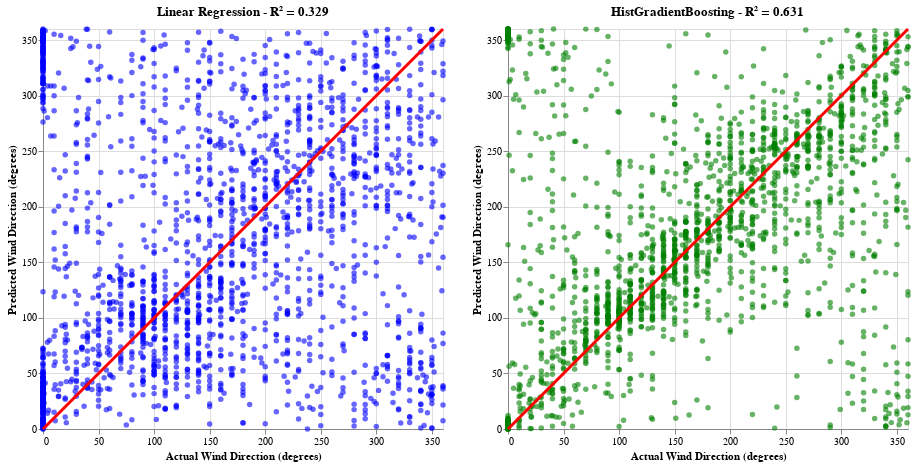

The code cell stored with this chart in its notebook:
### Code cell
# Sample data for visualization (Altair has 5000 row limit)
sample_size = min(2000, len(y_test_degrees))
sample_indices = np.random.choice(len(y_test_degrees), sample_size, replace=False)

diagonal_line = pd.DataFrame({'x': [0, 360], 'y': [0, 360]})

# Linear Regression plot
linear_data = pd.DataFrame({
    'Actual': y_test_degrees.iloc[sample_indices],
    'Predicted': y_pred_linear[sample_indices]
})

linear_scatter = alt.Chart(linear_data).mark_circle(size=30, opacity=0.6).encode(
    x=alt.X('Actual:Q', title='Actual Wind Direction (degrees)', scale=alt.Scale(domain=[0, 360], nice=False)),
    y=alt.Y('Predicted:Q', title='Predicted Wind Direction (degrees)', scale=alt.Scale(domain=[0, 360], nice=False)),
    color=alt.value('blue')
)

linear_line = alt.Chart(diagonal_line).mark_line(color='red', strokeWidth=3).encode(
    x='x:Q',
    y='y:Q'
)

linear_chart = (linear_scatter + linear_line).properties(
    width=400,
    height=400,
    title=f'Linear Regression - R² = {linear_r2:.3f}'
)

# HistGradientBoosting plot
hist_data = pd.DataFrame({
    'Actual': y_test_degrees.iloc[sample_indices],
    'Predicted': y_pred_hist[sample_indices]
})

hist_scatter = alt.Chart(hist_data).mark_circle(size=30, opacity=0.6).encode(
    x=alt.X('Actual:Q', title='Actual Wind Direction (degrees)', scale=alt.Scale(domain=[0, 360], nice=False)),
    y=alt.Y('Predicted:Q', title='Predicted Wind Direction (degrees)', scale=alt.Scale(domain=[0, 360], nice=False)),
    color=alt.value('green')
)

hist_line = alt.Chart(diagonal_line).mark_line(color='red', strokeWidth=3).encode(
    x='x:Q',
    y='y:Q'
)

hist_chart = (hist_scatter + hist_line).properties(
    width=400,
    height=400,
    title=f'HistGradientBoosting - R² = {hist_r2:.3f}'
)

alt.hconcat(linear_chart, hist_chart).show()

### Figure 1 — Vega-Lite specification as saved in the notebook (floating-point values rounded to 4 significant figures; data arrays with more than 128 entries replaced by an {"elided": "..."} marker saying what was removed)
{"config": {"view": {"continuousWidth": 300, "continuousHeight": 300}}, "hconcat": [{"layer": [{"data": {"name": "data-e10cdca5d14b9df1f94e32621f6c6274"}, "mark": {"type": "circle", "opacity": 0.6, "size": 30}, "encoding": {"color": {"value": "blue"}, "x": {"field": "Actual", "scale": {"domain": [0, 360], "nice": false}, "title": "Actual Wind Direction (degrees)", "type": "quantitative"}, "y": {"field": "Predicted", "scale": {"domain": [0, 360], "nice": false}, "title": "Predicted Wind Direction (degrees)", "type": "quantitative"}}}, {"data": {"name": "data-b879baf4562300c6ebcefcafee30ccae"}, "mark": {"type": "line", "color": "red", "strokeWidth": 3}, "encoding": {"x": {"field": "x", "type": "quantitative"}, "y": {"field": "y", "type": "quantitative"}}}], "height": 400, "title": "Linear Regression - R² = 0.329", "width": 400}, {"layer": [{"data": {"name": "data-0ef3588a43d16cf8849a2a35c54ea6b4"}, "mark": {"type": "circle", "opacity": 0.6, "size": 30}, "encoding": {"color": {"value": "green"}, "x": {"field": "Actual", "scale": {"domain": [0, 360], "nice": false}, "title": "Actual Wind Direction (degrees)", "type": "quantitative"}, "y": {"field": "Predicted", "scale": {"domain": [0, 360], "nice": false}, "title": "Predicted Wind Direction (degrees)", "type": "quantitative"}}}, {"data": {"name": "data-b879baf4562300c6ebcefcafee30ccae"}, "mark": {"type": "line", "color": "red", "strokeWidth": 3}, "encoding": {"x": {"field": "x", "type": "quantitative"}, "y": {"field": "y", "type": "quantitative"}}}], "height": 400, "title": "HistGradientBoosting - R² = 0.631", "width": 400}], "$schema": "https://vega.github.io/schema/vega-lite/v5.20.1.json", "datasets": {"data-e10cdca5d14b9df1f94e32621f6c6274": {"elided": "2000 records"}, "data-b879baf4562300c6ebcefcafee30ccae": [{"x": 0, "y": 0}, {"x": 360, "y": 360}], "data-0ef3588a43d16cf8849a2a35c54ea6b4": {"elided": "2000 records"}}}
